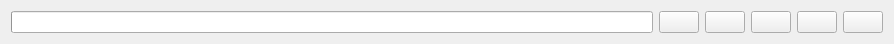
<?xml version="1.0" encoding="UTF-8"?>
<ui version="4.0">
 <class>PlaybackWidget</class>
 <widget class="QWidget" name="PlaybackWidget">
  <property name="geometry">
   <rect>
    <x>0</x>
    <y>0</y>
    <width>894</width>
    <height>44</height>
   </rect>
  </property>
  <property name="windowTitle">
   <string>Form</string>
  </property>
  <layout class="QHBoxLayout" name="horizontalLayout">
   <item>
    <widget class="QProgressBar" name="trackProgressBar">
     <property name="value">
      <number>0</number>
     </property>
     <property name="format">
      <string/>
     </property>
    </widget>
   </item>
   <item>
    <widget class="QPushButton" name="prevButton">
     <property name="minimumSize">
      <size>
       <width>30</width>
       <height>0</height>
      </size>
     </property>
     <property name="text">
      <string/>
     </property>
     <property name="icon">
      <iconset>
       <normalon>:/icons/img/prev.svg</normalon>
      </iconset>
     </property>
     <property name="flat">
      <bool>false</bool>
     </property>
    </widget>
   </item>
   <item>
    <widget class="QPushButton" name="playButton">
     <property name="minimumSize">
      <size>
       <width>30</width>
       <height>0</height>
      </size>
     </property>
     <property name="text">
      <string/>
     </property>
     <property name="icon">
      <iconset>
       <normalon>:/icons/img/play.svg</normalon>
      </iconset>
     </property>
     <property name="flat">
      <bool>false</bool>
     </property>
    </widget>
   </item>
   <item>
    <widget class="QPushButton" name="pauseButton">
     <property name="minimumSize">
      <size>
       <width>30</width>
       <height>0</height>
      </size>
     </property>
     <property name="text">
      <string/>
     </property>
     <property name="icon">
      <iconset resource="resource.qrc">
       <normaloff>:/icons/img/pause.svg</normaloff>:/icons/img/pause.svg</iconset>
     </property>
     <property name="checkable">
      <bool>true</bool>
     </property>
     <property name="checked">
      <bool>false</bool>
     </property>
     <property name="flat">
      <bool>false</bool>
     </property>
    </widget>
   </item>
   <item>
    <widget class="QPushButton" name="stopButton">
     <property name="minimumSize">
      <size>
       <width>30</width>
       <height>0</height>
      </size>
     </property>
     <property name="text">
      <string/>
     </property>
     <property name="icon">
      <iconset resource="resource.qrc">
       <normaloff>:/icons/img/stop.svg</normaloff>:/icons/img/stop.svg</iconset>
     </property>
     <property name="flat">
      <bool>false</bool>
     </property>
    </widget>
   </item>
   <item>
    <widget class="QPushButton" name="nextButton">
     <property name="minimumSize">
      <size>
       <width>30</width>
       <height>0</height>
      </size>
     </property>
     <property name="text">
      <string/>
     </property>
     <property name="icon">
      <iconset resource="resource.qrc">
       <normaloff>:/icons/img/next.svg</normaloff>:/icons/img/next.svg</iconset>
     </property>
     <property name="flat">
      <bool>false</bool>
     </property>
    </widget>
   </item>
  </layout>
 </widget>
 <resources>
  <include location="resource.qrc"/>
 </resources>
 <connections/>
</ui>
